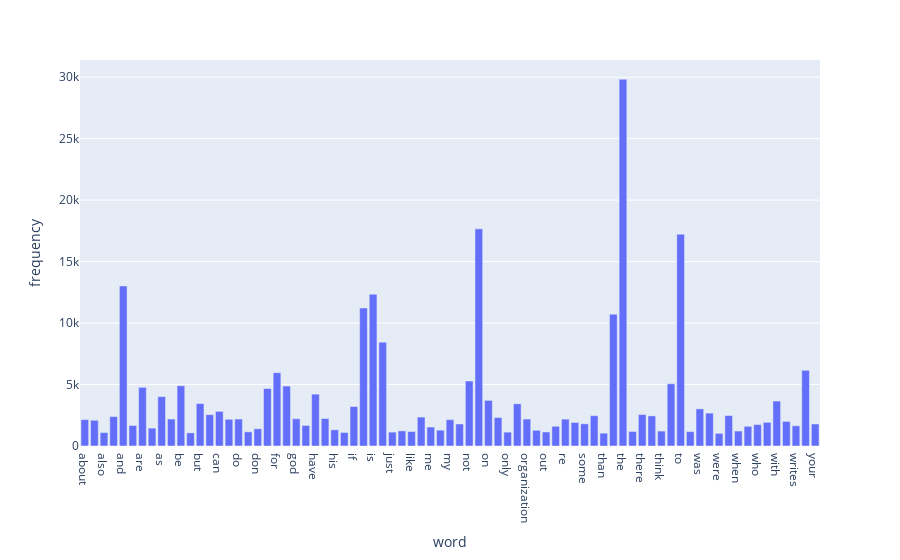

This figure's notebook cell:
### Markdown cell above
### >>> **Exercise 14 (take home)** 
The chart above only contains 300 vocabulary in the documents, and it's already computationally intensive to both compute and visualize. Can you efficiently reduce the number of terms you want to visualize as an exercise.

### Code cell
# set a threshold value to filter the frequent words
threshold = 1000
frequent_words = term_frequencies >= threshold
df = pd.DataFrame({'word':count_vect.get_feature_names_out()[frequent_words],
                   'frequency':term_frequencies[frequent_words]})
fig = px.bar(df, x='word', y='frequency')
fig.show()

### Figure 1 — Plotly figure (JSON) as saved in the notebook; plotly's stock layout.template omitted (floating-point values rounded to 4 significant figures)
{"data": [{"alignmentgroup": "True", "hovertemplate": "word=%{x}<br>frequency=%{y}<extra></extra>", "legendgroup": "", "marker": {"color": "#636efa", "pattern": {"shape": ""}}, "name": "", "offsetgroup": "", "orientation": "v", "showlegend": false, "textposition": "auto", "type": "bar", "x": ["about", "all", "also", "an", "and", "any", "are", "article", "as", "at", "be", "been", "but", "by", "can", "com", "do", "does", "don", "edu", "for", "from", "god", "has", "have", "he", "his", "how", "if", "in", "is", "it", "just", "know", "like", "lines", "me", "more", "my", "no", "not", "of", "on", "one", "only", "or", "organization", "other", "out", "people", "re", "so", "some", "subject", "than", "that", "the", "their", "there", "they", "think", "this", "to", "university", "was", "we", "were", "what", "when", "which", "who", "will", "with", "would", "writes", "you", "your"], "xaxis": "x", "y": [2148, 2093, 1090, 2393, 13017, 1669, 4769, 1453, 4015, 2191, 4898, 1068, 3453, 2548, 2818, 2172, 2193, 1151, 1400, 4675, 5962, 4877, 2216, 1671, 4218, 2232, 1318, 1100, 3208, 11226, 12343, 8447, 1130, 1230, 1177, 2353, 1543, 1286, 2143, 1791, 5285, 17660, 3709, 2312, 1127, 3432, 2192, 1278, 1142, 1604, 2186, 1912, 1802, 2464, 1045, 10723, 29825, 1184, 2556, 2448, 1213, 5063, 17222, 1170, 3020, 2674, 1028, 2472, 1215, 1599, 1742, 1925, 3655, 2000, 1645, 6157, 1793], "yaxis": "y"}], "layout": {"barmode": "relative", "legend": {"tracegroupgap": 0}, "margin": {"t": 60}, "xaxis": {"anchor": "y", "domain": [0, 1], "title": {"text": "word"}}, "yaxis": {"anchor": "x", "domain": [0, 1], "title": {"text": "frequency"}}}}
